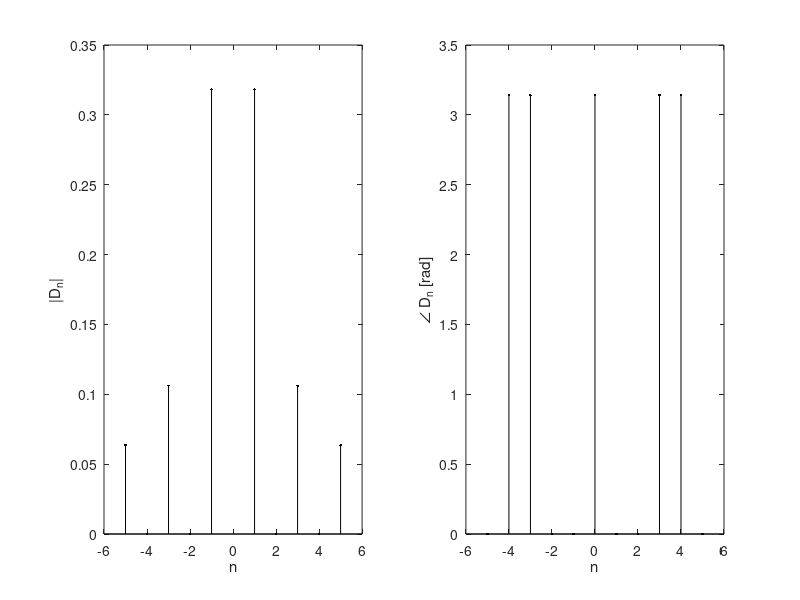

Write MATLAB code to recreate this figure.
clf;
n = (-5:5);

D_n = (1./(n.*pi).*sin((n.*pi)./2));

subplot(1,2,1); stem(n,abs(D_n),'.k');
xlabel('n'); ylabel('|D_n|');
subplot(1,2,2); stem(n,angle(D_n),'.k');
xlabel('n'); ylabel('\angle D_n [rad]');